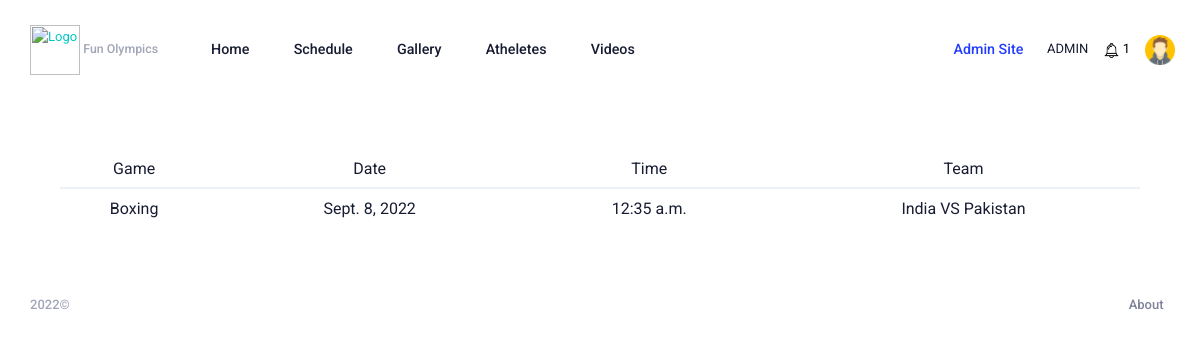
Screenshot of /schedule (signed in) with the database file from the repository.
### users/models.py (models this page shows, shortened)
class CustomUser(AbstractUser):
    username = models.CharField(max_length=200, blank=True)
    email = models.EmailField(_("email address"), unique=True)
    first_name = models.CharField(max_length=250, blank=True, null=True)
    last_name = models.CharField(max_length=250, blank=True, null=True)
    phone = models.CharField(max_length=250, blank=True, null=True)
    gender = models.CharField(max_length=250, blank=True, null=True)
    country = models.CharField(max_length=250, blank=True, null=True)
    USERNAME_FIELD = "email"
    REQUIRED_FIELDS = []
    objects = CustomUserManager()

class UserAvatar(models.Model):
    user = models.OneToOneField(
        CustomUser, blank=False, unique=True, on_delete=models.CASCADE, related_name='avatar_user'
    )
    avatar = models.ImageField(upload_to ='user/avatar/')

### home/models.py (models this page shows, shortened)
class Schedule(models.Model):
    category = models.ForeignKey(
        Categories, on_delete=models.DO_NOTHING)
    date = models.DateField()
    time = models.TimeField()
    teams = models.CharField(max_length=224)

### config/models.py (models this page shows, shortened)
class Categories(models.Model):
    name = models.CharField(max_length=255)
    created_at = models.DateTimeField(auto_now_add=True)
    updated_at = models.DateTimeField(auto_now=True)
    class Meta:
        verbose_name_plural = "Categories"

### home/views.py (the view)
# urls.py: path("schedule", ScheduleView.as_view(), name="schedule"),
class ScheduleView(LoginRequiredMixin, View):
    def get(self, request):
        data = Schedule.objects.all()
        context ={
            "obj" : data
        }
        return render(request, 'home/schedule.html', context)

### home/context_processors.py (called while the page is built)
def get_notifications(request):
    try:
        user = request.user
        notification = Notification.objects.filter(user=user)
        count = notification.count()
    except Exception:
        notification = ""
        count = 0
    return {
        'noti_count': count,
        'noti_data' : notification
    }

def get_news(request):
    news = News.objects.all().order_by('-id')
    return {'news':news}

### templates/home/schedule.html
{% extends "home/base.html" %}
{% load static %}
{% block content %}
<div class="container mt-15 mb-10">
        <table class="table table-stripped" style='text-align:center; vertical-align:middle'>
            <thead>
                <tr>
                    <th scope="col">Game</th>
                    <th scope="col">Date</th>
                    <th scope="col">Time</th>
                    <th scope="col">Team</th>
                </tr>
            </thead>
            <tbody>
                {% for data in obj %}
                <tr>
                    <td>{{data.category.name}}</td>
                    <td>{{data.date}}</td>
                    <td>{{data.time}}</td>
                    <td>{{data.teams}}</td>
                </tr>
                {% endfor %}
            </tbody>
        </table>
</div>
{% endblock %}

### templates/partials/_header.html (shortened to what this page needs)
{% load static %}
<div id="kt_header" class="header align-items-stretch" data-kt-sticky="true" data-kt-sticky-name="header"
    data-kt-sticky-offset="{default: '200px', lg: '300px'}">
    <div class="container-xxl d-flex align-items-center">
        <div class="header-logo me-5 me-md-10 flex-grow-1 flex-lg-grow-0">
            <a href="{% url 'home' %}">
                <img id="olympic-logo" alt="Logo" src="" class="logo-sticky h-50px" />
                <a href="{% url 'home' %}" class="fw-bold text-muted text-hover-primary fs-7">Fun
                    Olympics</a>
            </a>
        </div>
        <div class="text-center">
            <a href="/" class="btn">Home</a>
            <a href="{% url 'schedule' %}" class="btn">Schedule</a>
            <a href="{% url 'gallery' %}" class="btn">Gallery</a>
            <a href="{% url 'atheletes' %}" class="btn">Atheletes</a>
            <a href="{% url 'video' %}" class="btn">Videos</a>
        </div>
        <div class="d-flex align-items-stretch justify-content-between flex-lg-grow-1">
            <div class="topbar d-flex align-items-stretch flex-shrink-0">
                <div>
                    {% if request.user.is_superuser %}
                    <a href="/admin" class="btn" style="color: #223dff;">Admin Site</a>
                    {% endif %}
                    <span class="mr-3">{{request.user.username|upper}}</span>
                    <a href="#" data-toggle="dropdown">
                        <img src="/media/images/bell.png" class="img-fluid" width="15" />
                        <span style="color: black;">{{noti_count}}</span>
                    </a>
                </div>
                <div class="d-flex align-items-center me-n3 ms-1 ms-lg-3" id="kt_header_user_menu_toggle">
                    <div class="btn btn-icon btn-active-light-primary btn btn-icon btn-active-light-primary btn-custom w-30px h-30px w-md-40px h-md-40px"
                        data-kt-menu-trigger="click" data-kt-menu-attach="parent" data-kt-menu-placement="bottom-end">
                        {% if request.user.is_authenticated %}
                        {% if request.user.avatar_user.avatar %}
                        <img class="h-30px w-30px rounded" src="{{request.user.avatar_user.avatar.url}}" alt="" />
                        {% else %}
                        <img class="h-30px w-30px rounded" src="/media/images/avatar-icon-images-4.jpg" alt="" />
                        {% endif %}
                        {% endif %}
                    </div>
                </div>
            </div>
        </div>
    </div>
</div>

### rows the page displays
CustomUser: user.username "ADMIN", user.avatar_user.avatar (picture)
Schedule: category.name "Boxing", date "Sept. 8, 2022", time "12:35 a.m.", teams "India VS Pakistan"

### other values shown
{{ noti_count }} "1"
